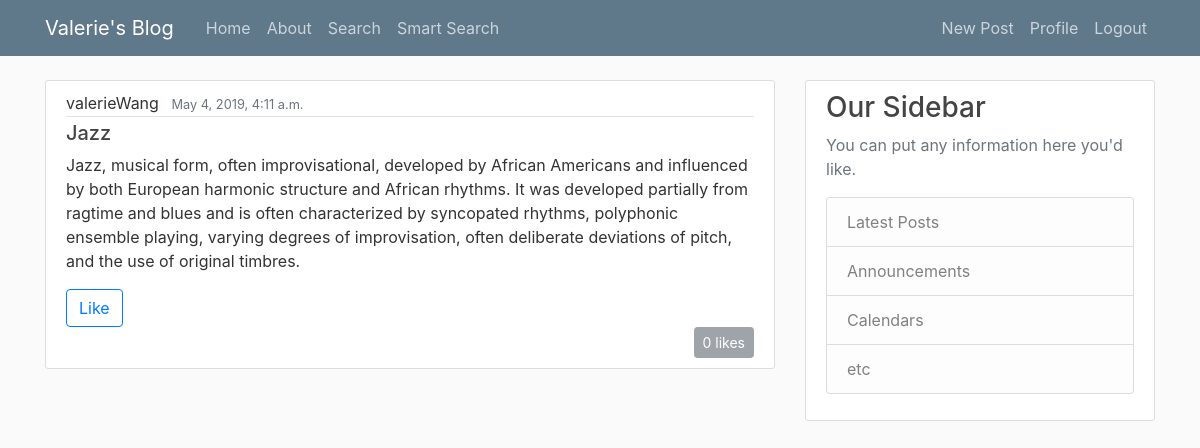
The app's page / (signed in) with its own data.
### myBlog/models.py (models this page shows, shortened)
class Post(models.Model):
    subject = models.CharField(max_length = 100)
    content = models.TextField()
    date_posted = models.DateTimeField(default = timezone.now)
    author = models.ForeignKey(User, on_delete = models.CASCADE)
    likes = models.ManyToManyField(User, related_name = 'likes', blank = True)
    favorites = models.ManyToManyField(User, related_name = 'favorites', blank = True)
    tags = models.ForeignKey(Tag, default = "tag", on_delete=models.CASCADE)

### myBlog/views.py (the view)
# urls.py: path('', PostListView.as_view(), name = 'myBlogHome'),
class PostListView(ListView):
    model = Post
    posts = Post.objects.all()
    template_name = 'myBlog/index.html'
    context_object_name = 'posts'
    ordering = ['-date_posted']
    def get_context_data(self, **kwargs):
        context = super().get_context_data(**kwargs)
        context['liked_status'] = self.liked_status()
        context['like_num'] = self.how_many_likes()
        return context
    def liked_status(self):
        liked = set()
        for po in PostListView.posts:
            if self.request.user in po.likes.all():
                liked.add(po)
        return liked
    def how_many_likes(self):
        like_num_dict = dict()
        for po in PostListView.posts:
            like_num_dict[po] = len(po.likes.all())
        return like_num_dict

### myBlog/templates/myBlog/index.html (shortened to what this page needs)
{% extends 'myBlog/base.html' %}
{% block content%}
    {% for post in posts %}
        <article class="media content-section">
          <div class="media-body">
            <div class="article-metadata">
              <a class="mr-2">{{ post.author }}</a>
              <small class="text-muted">{{ post.date_posted}}</small>
            </div>
            <h5><a class="article-title" href="{% url 'individual-post' post.id %}">{{ post.subject }}</a></h5>
            <p class="article-content">{{ post.content }}</p>
            {% if user.is_authenticated %}
              <form action = "{% url 'like-post'%}" method = 'post' name = 'like'>
                {% if post in liked_status  %}
                  <button type = 'submit' name = 'like' value = '{{ post.id }}' class = 'btn btn-outline-danger'>Dislike</button>
                {% else %}
                  <button type = 'submit' name = 'like' value = '{{ post.id }}' class = 'btn btn-outline-primary'>Like</button>
                {% endif %}
              <form>
            {% endif %}
            <div class = 'text-right'>
              {% for key, value in like_num.items %}
                {% if key == post %}
                  {% if value == 1 %}
                  {% comment %} bootstrap button {% endcomment %}
                    <button type="button" class="btn btn-secondary btn-sm" disabled>{{value}} like</button>
                  {% else %}
                    <button type="button" class="btn btn-secondary btn-sm" disabled>{{value}} likes</button>
                  {% endif %}
                {% endif %}
              {% endfor %}
            </div>
          </div>
        </article>
    {% endfor %}
{% endblock %}

### myBlog/static/myBlog/main.css (style rules this page uses)
body { background: #fafafa; color: #333333; margin-top: 5rem; }
h1, h2, h3, h4, h5, h6 { color: #444444; }
.content-section { background: #ffffff; padding: 10px 20px; border: 1px solid #dddddd; border-radius: 3px; margin-bottom: 20px; }
.article-title { color: #444444; }
.article-content { white-space: pre-line; }
.article-metadata { padding-bottom: 1px; margin-bottom: 4px; border-bottom: 1px solid #e3e3e3 }

### records on screen
Post: author "valerieWang", date_posted "May 4, 2019, 4:11 a.m.", subject "Jazz", content "Jazz, musical form, often improvisational, developed by African Americans and influenced by both European harmonic structure and African rhythms. It was developed partially from ragtime and blues and is often characterized by syncopated rhythms, polyphonic ensemble playing, varying degrees of improvisation, often deliberate deviations of pitch, and the use of original timbres.", {{ post.id }} 1 (drawn), value "0"
